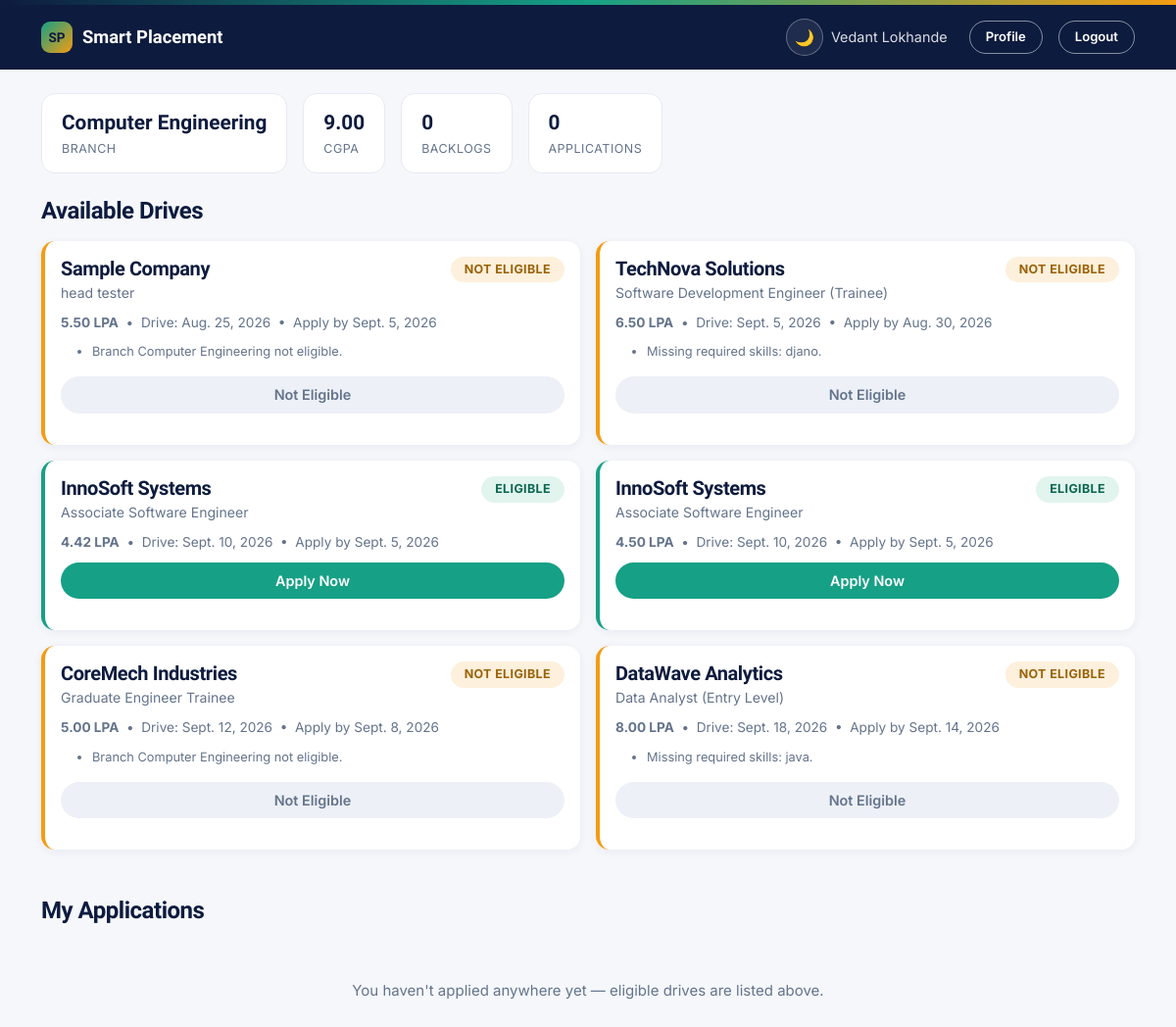
/ (signed in), run on an earlier commit of the app's database.
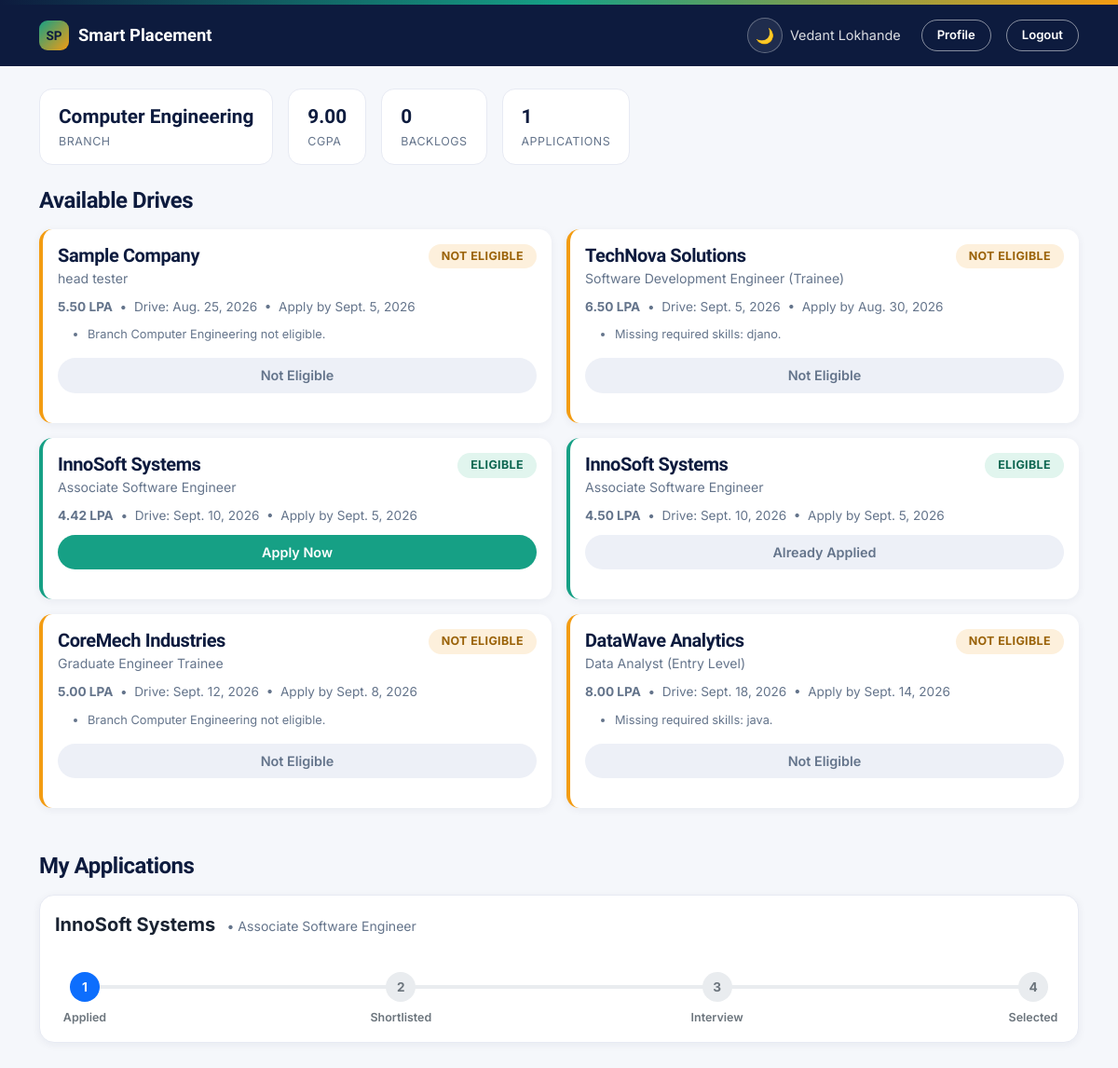
And on a later commit of the database.
### placements/models.py (models this page shows, shortened)
class Company(models.Model):
    user = models.OneToOneField(
        User, on_delete=models.SET_NULL, null=True, blank=True,
        related_name='company_profile',
        help_text="Login account for this company, created by the Placement Cell (optional)."
    )
    name = models.CharField(max_length=200)
    description = models.TextField(blank=True)
    job_role = models.CharField(max_length=200)
    package_lpa = models.DecimalField(max_digits=6, decimal_places=2, help_text="Package in LPA")
    drive_date = models.DateField()
    application_deadline = models.DateField()
    eligible_branches = models.CharField(
        max_length=200, blank=True,
        help_text="Comma-separated branch codes, e.g. CSE,IT (leave blank for all branches)"
    )
    min_cgpa = models.DecimalField(max_digits=4, decimal_places=2, default=0)
    max_backlogs_allowed = models.PositiveIntegerField(default=0)
    required_skills = models.CharField(
        max_length=300, blank=True,
        help_text="Comma-separated, optional. Leave blank if no specific skill required."
    )
    def eligible_branch_list(self):
        if not self.eligible_branches.strip():
            return None  # None means "all branches allowed"
        return [b.strip().upper() for b in self.eligible_branches.split(',') if b.strip()]
    def required_skill_list(self):
        return [s.strip().lower() for s in self.required_skills.split(',') if s.strip()]
    def is_eligible(self, student: Student):
        reasons = []
        branches = self.eligible_branch_list()
        if branches is not None and student.branch not in branches:
            reasons.append(f"Branch {student.get_branch_display()} not eligible.")
        if student.cgpa < self.min_cgpa:
            reasons.append(f"CGPA {student.cgpa} below required {self.min_cgpa}.")
        if student.backlogs > self.max_backlogs_allowed:
            reasons.append(f"Backlogs ({student.backlogs}) exceed allowed ({self.max_backlogs_allowed}).")
        required = self.required_skill_list()
        if required:
            student_skills = [s.lower() for s in student.skills_list()]
            missing = [s for s in required if s not in student_skills]
            if missing:
                reasons.append(f"Missing required skills: {', '.join(missing)}.")
        return (len(reasons) == 0, reasons)

class Application(models.Model):
    STATUS_CHOICES = [
        ('APPLIED', 'Applied'),
        ('SHORTLISTED', 'Shortlisted'),
        ('INTERVIEW', 'Interview'),
        ('SELECTED', 'Selected'),
        ('REJECTED', 'Rejected'),
    ]
    INTERVIEW_MODE_CHOICES = [
        ('ONLINE', 'Online'),
        ('OFFLINE', 'Offline'),
    ]
    student = models.ForeignKey(Student, on_delete=models.CASCADE, related_name='applications')
    company = models.ForeignKey(Company, on_delete=models.CASCADE, related_name='applications')
    status = models.CharField(max_length=20, choices=STATUS_CHOICES, default='APPLIED')
    applied_on = models.DateTimeField(auto_now_add=True)
    updated_on = models.DateTimeField(auto_now=True)
    remarks = models.TextField(blank=True)
    interview_datetime = models.DateTimeField(blank=True, null=True)
    interview_mode = models.CharField(max_length=10, choices=INTERVIEW_MODE_CHOICES, blank=True)
    interview_location = models.CharField(
        max_length=300, blank=True,
        help_text="Venue address (offline) or meeting link (online)"
    )
    class Meta:
        unique_together = ('student', 'company')
        ordering = ['-applied_on']
    def has_interview_scheduled(self):
        return bool(self.interview_datetime)

### placements/views.py (the view)
# urls.py: path('', views.dashboard_view, name='dashboard'),
@login_required
def dashboard_view(request):
    if hasattr(request.user, 'company_profile'):
        return redirect('company_dashboard')
    student = get_object_or_404(Student, user=request.user)
    applications = student.applications.select_related('company')
    applied_company_ids = set(applications.values_list('company_id', flat=True))
    companies = []
    for company in Company.objects.all().order_by('drive_date'):
        eligible, reasons = company.is_eligible(student)
        companies.append({
            'company': company,
            'eligible': eligible,
            'reasons': reasons,
            'already_applied': company.id in applied_company_ids,
        })
    return render(request, 'placements/dashboard.html', {
        'student': student,
        'companies': companies,
        'applications': applications,
    })

### placements/models.py (called while the page is built)
    def skills_list(self):
        return [s.strip() for s in self.skills.split(',') if s.strip()]

### placements/templates/placements/dashboard.html (shortened to what the changed rows need)
{% extends 'placements/base.html' %}
{% block content %}
<div class="d-flex gap-3 flex-wrap mb-4">
    <div class="stat-chip">
        <span class="value">{{ applications.count }}</span>
        <span class="label">Applications</span>
    </div>
</div>
<div class="row g-3 mb-5">
  {% for item in companies %}
  <div class="col-md-6">
    <div class="company-card {% if not item.eligible %}not-eligible{% endif %}">
        <div class="d-flex justify-content-between align-items-start">
            <div>
                <h5>{{ item.company.name }}</h5>
                <div class="role">{{ item.company.job_role }}</div>
            </div>
            {% if item.eligible %}
                <span class="status-pill eligible">Eligible</span>
            {% else %}
                <span class="status-pill not-eligible">Not Eligible</span>
            {% endif %}
        </div>
        <div class="meta">
            <strong>{{ item.company.package_lpa }} LPA</strong> &nbsp;•&nbsp;
            Drive: {{ item.company.drive_date }} &nbsp;•&nbsp;
            Apply by {{ item.company.application_deadline }}
        </div>
        {% if not item.eligible %}
        <ul class="small text-muted mb-3" style="font-size:0.8rem;">
            {% for reason in item.reasons %}<li>{{ reason }}</li>{% endfor %}
        </ul>
        {% endif %}
        {% if item.already_applied %}
          <button class="btn-ps btn-ps-disabled w-100" disabled>Already Applied</button>
        {% elif item.eligible %}
          <a href="{% url 'apply' item.company.id %}" class="btn-ps btn-ps-teal w-100 text-center d-block">Apply Now</a>
        {% else %}
          <button class="btn-ps btn-ps-disabled w-100" disabled>Not Eligible</button>
        {% endif %}
    </div>
  </div>
  {% empty %}
  <div class="col-12"><div class="empty-state">No drives posted yet — check back soon.</div></div>
  {% endfor %}
</div>
<div class="d-flex flex-column gap-3">
  {% for app in applications %}
  <div class="ps-card py-3">
    <div class="d-flex flex-column flex-sm-row justify-content-between align-items-start align-items-sm-center mb-3 gap-2">
        <div>
            <strong class="fs-5">{{ app.company.name }}</strong>
            <span class="text-muted ms-sm-2 d-block d-sm-inline" style="font-size:0.88rem;">• {{ app.company.job_role }}</span>
        </div>
    </div>
    <div class="stepper-wrap px-1 px-sm-3">
        {% if app.status == 'REJECTED' %}
            <span class="status-pill rejected">Rejected</span>
        {% else %}
        <div class="stepper">
            <div class="node done applied">1</div>
            <div class="line {% if app.status == 'SHORTLISTED' or app.status == 'INTERVIEW' or app.status == 'SELECTED' %}done{% endif %}"></div>
            <div class="node {% if app.status == 'SHORTLISTED' or app.status == 'INTERVIEW' or app.status == 'SELECTED' %}done shortlisted{% endif %}">2</div>
            <div class="line {% if app.status == 'INTERVIEW' or app.status == 'SELECTED' %}done{% endif %}"></div>
            <div class="node {% if app.status == 'INTERVIEW' or app.status == 'SELECTED' %}done interview{% endif %}">3</div>
            <div class="line {% if app.status == 'SELECTED' %}done{% endif %}"></div>
            <div class="node {% if app.status == 'SELECTED' %}done selected{% endif %}">4</div>
        </div>
        <div class="stepper-labels">
            <div class="step-label">Applied</div>
            <div class="step-label">Shortlisted</div>
            <div class="step-label">Interview</div>
            <div class="step-label">Selected</div>
        </div>
        {% endif %}
    </div>
  </div>
  {% empty %}
  <div class="empty-state">You haven't applied anywhere yet — eligible drives are listed above.</div>
  {% endfor %}
</div>
{% endblock %}

What changed in the data, as far as the page shows it:
computed for Company (number 4 of 6 on the later page): text "Apply Now" → "Already Applied"
added Application: company.name "InnoSoft Systems", company.job_role "Associate Software Engineer", status "1"
Also different on the page:
{{ applications.count }}: "0" → "1"
text no longer shown: "You haven't applied anywhere yet — eligible drives are listed above."
